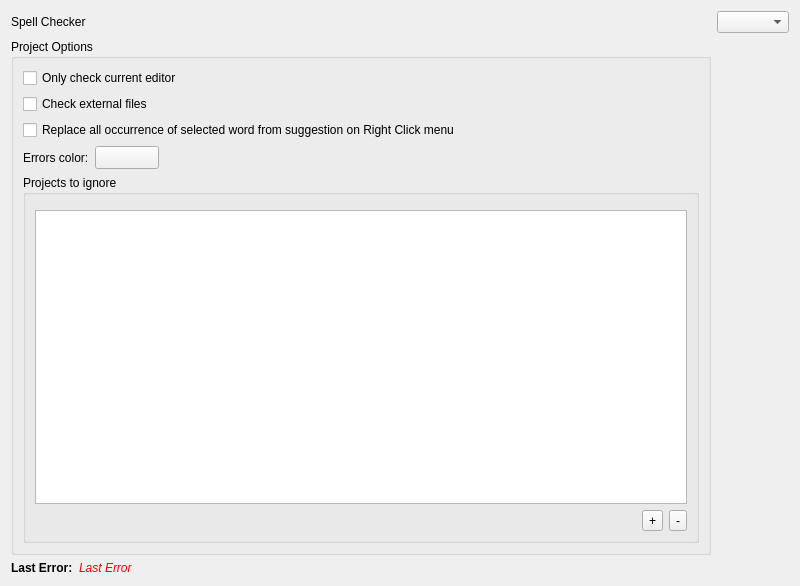
<?xml version="1.0" encoding="UTF-8"?>
<ui version="4.0">
 <class>SpellChecker::Internal::SpellCheckerCoreOptionsWidget</class>
 <widget class="QWidget" name="SpellChecker::Internal::SpellCheckerCoreOptionsWidget">
  <property name="geometry">
   <rect>
    <x>0</x>
    <y>0</y>
    <width>800</width>
    <height>586</height>
   </rect>
  </property>
  <property name="windowTitle">
   <string>Form</string>
  </property>
  <layout class="QGridLayout" name="gridLayout">
   <item row="0" column="0">
    <widget class="QLabel" name="label">
     <property name="text">
      <string>Spell Checker</string>
     </property>
    </widget>
   </item>
   <item row="0" column="1">
    <widget class="QComboBox" name="comboBoxSpellChecker"/>
   </item>
   <item row="1" column="0">
    <layout class="QVBoxLayout" name="spellCheckerOptionsWidgetLayout"/>
   </item>
   <item row="2" column="0">
    <widget class="QGroupBox" name="groupBox">
     <property name="title">
      <string>Project Options</string>
     </property>
     <layout class="QGridLayout" name="gridLayout_2">
      <item row="2" column="0">
       <widget class="QCheckBox" name="checkBoxReplaceAllRightClick">
        <property name="text">
         <string>Replace all occurrence of selected word from suggestion on Right Click menu </string>
        </property>
       </widget>
      </item>
      <item row="1" column="0">
       <widget class="QCheckBox" name="checkBoxCheckExternal">
        <property name="toolTip">
         <string>Enable or disable if the SpellChecker should attempt to parse files external to the current active project as they are opened/edited.</string>
        </property>
        <property name="text">
         <string>Check external files</string>
        </property>
       </widget>
      </item>
      <item row="0" column="0">
       <widget class="QCheckBox" name="checkBoxOnlyCheckCurrent">
        <property name="minimumSize">
         <size>
          <width>64</width>
          <height>0</height>
         </size>
        </property>
        <property name="toolTip">
         <string>Parsing the whole project can sometimes take a lot of time, especially for large projects. This setting will restrict the number of files parsed to only the current editor when a project is opened or a setting is changed.</string>
        </property>
        <property name="text">
         <string>Only check current editor</string>
        </property>
       </widget>
      </item>
      <item row="4" column="0">
       <widget class="QGroupBox" name="groupBox_2">
        <property name="title">
         <string>Projects to ignore</string>
        </property>
        <layout class="QGridLayout" name="gridLayout_3">
         <item row="0" column="0">
          <widget class="QWidget" name="widget_2" native="true"/>
         </item>
         <item row="2" column="0">
          <widget class="QWidget" name="widget" native="true">
           <layout class="QHBoxLayout" name="horizontalLayout_2">
            <property name="leftMargin">
             <number>0</number>
            </property>
            <property name="topMargin">
             <number>0</number>
            </property>
            <property name="rightMargin">
             <number>0</number>
            </property>
            <property name="bottomMargin">
             <number>0</number>
            </property>
            <item>
             <spacer name="horizontalSpacer">
              <property name="orientation">
               <enum>Qt::Orientation::Horizontal</enum>
              </property>
              <property name="sizeHint" stdset="0">
               <size>
                <width>40</width>
                <height>20</height>
               </size>
              </property>
             </spacer>
            </item>
            <item>
             <widget class="QToolButton" name="toolButtonAddProject">
              <property name="text">
               <string>+</string>
              </property>
             </widget>
            </item>
            <item>
             <widget class="QToolButton" name="toolButtonRemoveProject">
              <property name="text">
               <string>-</string>
              </property>
             </widget>
            </item>
           </layout>
          </widget>
         </item>
         <item row="1" column="0">
          <widget class="QListWidget" name="listWidget"/>
         </item>
        </layout>
       </widget>
      </item>
      <item row="3" column="0">
       <layout class="QHBoxLayout" name="horizontalLayout_3">
        <item>
         <widget class="QLabel" name="labelErrorsColor">
          <property name="text">
           <string>Errors color:</string>
          </property>
         </widget>
        </item>
        <item>
         <widget class="Utils::QtColorButton" name="buttonErrorsColor">
          <property name="minimumSize">
           <size>
            <width>64</width>
            <height>0</height>
           </size>
          </property>
          <property name="text">
           <string/>
          </property>
         </widget>
        </item>
        <item>
         <spacer name="horizontalSpacer_2">
          <property name="orientation">
           <enum>Qt::Orientation::Horizontal</enum>
          </property>
          <property name="sizeHint" stdset="0">
           <size>
            <width>40</width>
            <height>20</height>
           </size>
          </property>
         </spacer>
        </item>
       </layout>
      </item>
     </layout>
    </widget>
   </item>
   <item row="3" column="0">
    <widget class="QWidget" name="widgetErrorOutput" native="true">
     <property name="sizePolicy">
      <sizepolicy hsizetype="Preferred" vsizetype="Maximum">
       <horstretch>0</horstretch>
       <verstretch>0</verstretch>
      </sizepolicy>
     </property>
     <layout class="QHBoxLayout" name="horizontalLayout">
      <property name="leftMargin">
       <number>0</number>
      </property>
      <property name="topMargin">
       <number>0</number>
      </property>
      <property name="rightMargin">
       <number>0</number>
      </property>
      <property name="bottomMargin">
       <number>0</number>
      </property>
      <item>
       <widget class="QLabel" name="label_2">
        <property name="sizePolicy">
         <sizepolicy hsizetype="Maximum" vsizetype="Maximum">
          <horstretch>0</horstretch>
          <verstretch>0</verstretch>
         </sizepolicy>
        </property>
        <property name="font">
         <font>
          <bold>true</bold>
         </font>
        </property>
        <property name="text">
         <string>Last Error:</string>
        </property>
       </widget>
      </item>
      <item>
       <widget class="QLabel" name="labelError">
        <property name="sizePolicy">
         <sizepolicy hsizetype="Expanding" vsizetype="Maximum">
          <horstretch>0</horstretch>
          <verstretch>0</verstretch>
         </sizepolicy>
        </property>
        <property name="font">
         <font>
          <italic>true</italic>
         </font>
        </property>
        <property name="styleSheet">
         <string notr="true">color: red</string>
        </property>
        <property name="text">
         <string>Last Error</string>
        </property>
       </widget>
      </item>
     </layout>
    </widget>
   </item>
  </layout>
 </widget>
 <customwidgets>
  <customwidget>
   <class>Utils::QtColorButton</class>
   <extends>QToolButton</extends>
   <header location="global">utils/qtcolorbutton.h</header>
  </customwidget>
 </customwidgets>
 <resources/>
 <connections/>
</ui>
